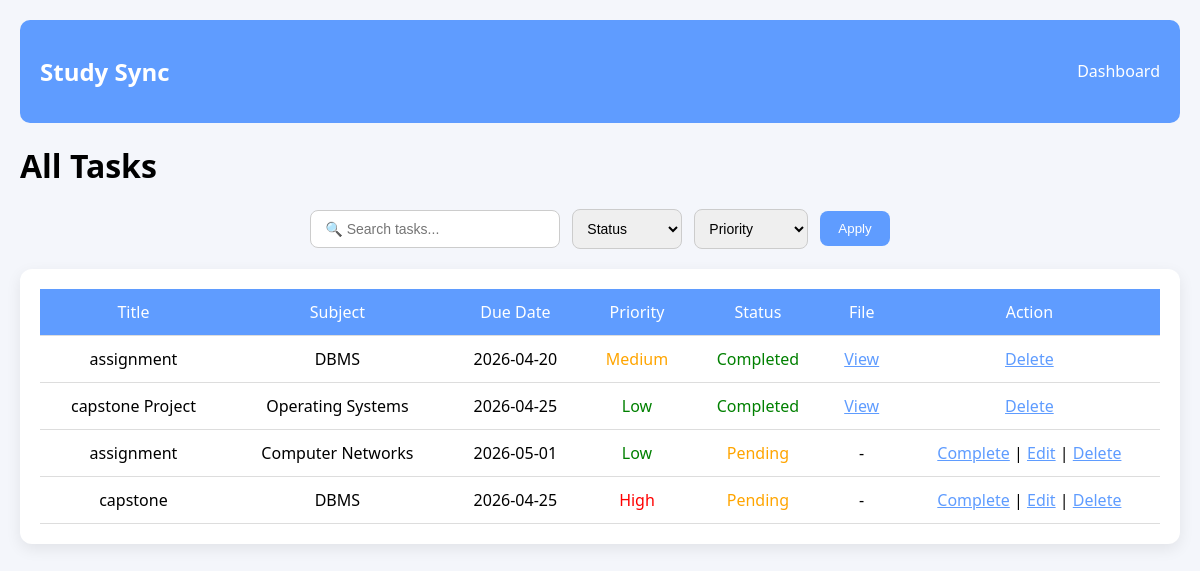
/tasks (signed in), run on the app's committed database.
### tables this page shows
CREATE TABLE tasks(
        id INTEGER PRIMARY KEY AUTOINCREMENT,
        user_id INTEGER,
        title TEXT,
        description TEXT,
        subject TEXT,
        due_date TEXT,
        priority TEXT,
        expected_time INTEGER,
        status TEXT DEFAULT 'Pending',
        attachment TEXT,
        created_at TEXT
    );

### app.py (the view)
@app.route("/tasks")
def tasks():
    if 'user_id' not in session:
        return redirect("/login")
    search = request.args.get("search", "")
    status = request.args.get("status", "")
    priority = request.args.get("priority", "")
    query = "SELECT * FROM tasks WHERE user_id=?"
    params = [session['user_id']]
    if search:
        query += " AND (title LIKE ? OR subject LIKE ?)"
        params.append(f"%{search}%")
        params.append(f"%{search}%")
    if status:
        query += " AND status=?"
        params.append(status)
    if priority:
        query += " AND priority=?"
        params.append(priority)
    conn = get_db()
    tasks = conn.execute(query, params).fetchall()
    conn.close()
    return render_template("tasks.html", tasks=tasks)

### app.py (called while the page is built)
def get_db():
    conn = sqlite3.connect("database.db")
    conn.row_factory = sqlite3.Row
    return conn

### templates/tasks.html (shortened to what this page needs)
<!DOCTYPE html>
<html>
<head>
    <link rel="stylesheet" href="{{ url_for('static', filename='style.css') }}">
</head>
<body>
<div class="dashboard">
    <div class="navbar">
        <h2>Study Sync</h2>
        <a href="/dashboard">Dashboard</a>
    </div>
    <h1>All Tasks</h1>
    <form method="GET" action="/tasks" class="filter-bar">
        <input type="text" name="search" placeholder="🔍 Search tasks...">
        <select name="status">
            <option value="">Status</option>
        </select>
        <select name="priority">
            <option value="">Priority</option>
        </select>
        <button type="submit">Apply</button>
    </form>
    <div class="table-box">
        {% if tasks %}
        <table>
            <tr>
                <th>Title</th>
                <th>Subject</th>
                <th>Due Date</th>
                <th>Priority</th>
                <th>Status</th>
                <th>File</th>
                <th>Action</th>
            </tr>
            {% for task in tasks %}
            <tr>
                <td>{{ task['title'] }}</td>
                <td>{{ task['subject'] if task['subject'] else 'General' }}</td>
                <td>{{ task['due_date'] }}</td>
                <td>
                    {% if task['priority']=="High" %}
                        <span style="color:red;">High</span>
                    {% elif task['priority']=="Medium" %}
                        <span style="color:orange;">Medium</span>
                    {% else %}
                        <span style="color:green;">Low</span>
                    {% endif %}
                </td>
                <td>
                    {% if task['status']=="Completed" %}
                        <span style="color:green;">Completed</span>
                    {% else %}
                        <span style="color:orange;">Pending</span>
                    {% endif %}
                </td>
                <td>
                    {% if task['attachment'] %}
                        <a href="{{ url_for('static', filename='uploads/' + task['attachment']) }}" target="_blank">
                            View
                        </a>
                    {% else %}
                        -
                    {% endif %}
                </td>
                <td>
                    {% if task['status']=="Pending" %}
                        <a href="/complete_task/{{ task['id'] }}">Complete</a> |
                        <a href="/edit_task/{{ task['id'] }}">Edit</a> |
                    {% endif %}
                    <a href="/delete_task/{{ task['id'] }}">Delete</a>
                </td>
            </tr>
            {% endfor %}
        </table>
        {% else %}
            <p style="text-align:center;">No tasks available</p>
        {% endif %}
    </div>
</div>
</body>
</html>

### static/style.css (style rules this page uses)
body { margin: 0; font-family: 'Segoe UI', sans-serif; background: linear-gradient(120deg, #5f9cff, #7b5cff); }
.dashboard { padding: 20px; background: #f4f6fb; min-height: 100vh; }
.navbar { display: flex; justify-content: space-between; align-items: center; background: #5f9cff; color: white; padding: 15px 20px; border-radius: 10px; }
.navbar a { color: white; text-decoration: none; margin-left: 15px; transition: 0.2s; }
.table-box { background: white; padding: 20px; border-radius: 12px; box-shadow: 0 5px 15px rgba(0,0,0,0.08); margin-top: 20px; }
table { width: 100%; border-collapse: collapse; }
th { background: #5f9cff; color: white; font-weight: 500; }
th, td { padding: 12px; border-bottom: 1px solid #ddd; text-align: center; }
table a { color: #5f9cff; font-weight: 500; }
.filter-bar { display: flex; justify-content: center; align-items: center; gap: 12px; margin: 20px 0; flex-wrap: wrap; }
.filter-bar input { padding: 10px 14px; border-radius: 8px; border: 1px solid #ccc; width: 220px; font-size: 14px; transition: 0.2s; }
.filter-bar select { padding: 10px; border-radius: 8px; border: 1px solid #ccc; font-size: 14px; cursor: pointer; }
.filter-bar button { padding: 10px 18px; background: #5f9cff; color: white; border: none; border-radius: 8px; cursor: pointer; font-weight: 500; transition: 0.3s; }

### data on the page
tasks: title "assignment", subject "DBMS", due_date "2026-04-20", priority "Medium", status "Completed"
tasks: title "capstone Project", subject "Operating Systems", due_date "2026-04-25", priority "Low", status "Completed"
tasks: title "assignment", subject "Computer Networks", due_date "2026-05-01", priority "Low", status "Pending"
tasks: title "capstone", subject "DBMS", due_date "2026-04-25", priority "High", status "Pending"
